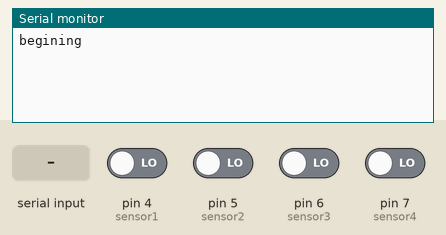
This sketch was run on a simulated Arduino Mega 2560, built with avr-gcc and run on an emulated ATmega2560. Parts: the last lines printed to the serial monitor. The inputs (shaded band) are chosen by the test bench; at power-on: pin 4 (sensor1), pin 5 (sensor2), pin 6 (sensor3), pin 7 (sensor4) LOW.

Above: at 1.2 s.
1.3 s: "5" received over the second serial link
At 2.5 s:
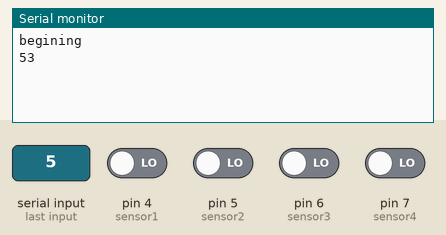
2.8 s: "1" received over the second serial link
At 3.6 s:
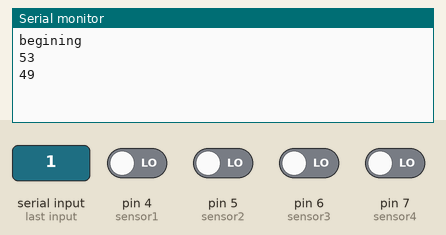

The sketch:

armcode.ino
```cpp
unsigned char data;     // to read data from xbee
int sensor1=4;          //four sensor connected to 4,5,6,7 pins
int sensor2=5;
int sensor3=6;
int sensor4=7;

boolean full;         //single bit variable to check parking full


void setup() {

  pinMode(sensor1,INPUT);   // define all pins as inputs
  pinMode(sensor2,INPUT);
  pinMode(sensor3,INPUT);
  pinMode(sensor4,INPUT);

  Serial.begin(9600);       // Start serial communication of Default USb with 9600 use only for debug
  Serial1.begin(9600);      // start xbee connection connected at rx1 and tx1 pins with 9600
  // put your setup code here, to run once:
  Serial.println("begining");   //serial print begin

}

void loop() {

  if(Serial1.available())   //if any data is available on xbee module
 { data=Serial1.read();     // read data into variable
   Serial.println(data);    //print data on serial monitor only for debug
   if(data=='5')            // if 5 is receive then scan all sensor and send respective character over xbee
   {
    if(!digitalRead(sensor1))   //ACTIVE LOW  output vehicle is present
    Serial1.write('!');       //send ! char

    else
      Serial1.write('*');


    if(!digitalRead(sensor2)) // for sensor 2 @, (
    Serial1.write('@');

    else
    Serial1.write('(');

    if(!digitalRead(sensor3))// for sensor 3 %,)
    Serial1.write('%');

    else
    Serial1.write(')');

    if(!digitalRead(sensor4)) //for sensor 4 ^,-
    Serial1.write('^');

    else
    Serial1.write('-');

    if((!digitalRead(sensor1))&&(!digitalRead(sensor2))&&(!digitalRead(sensor3))&&(!digitalRead(sensor4)))//check parking full or not
    Serial1.write('&');
    else
    Serial1.write('+');
    delay(10);
    Serial1.write('$'); // send $ to listen RF Tag
   }


 }
  // put your main code here, to run repeatedly:

}
```

Measured:
- after the input at 1.3 s, the serial monitor: prints a new line at once (image 1)
- after the input at 2.8 s, the serial monitor: prints a new line at once (image 2)
